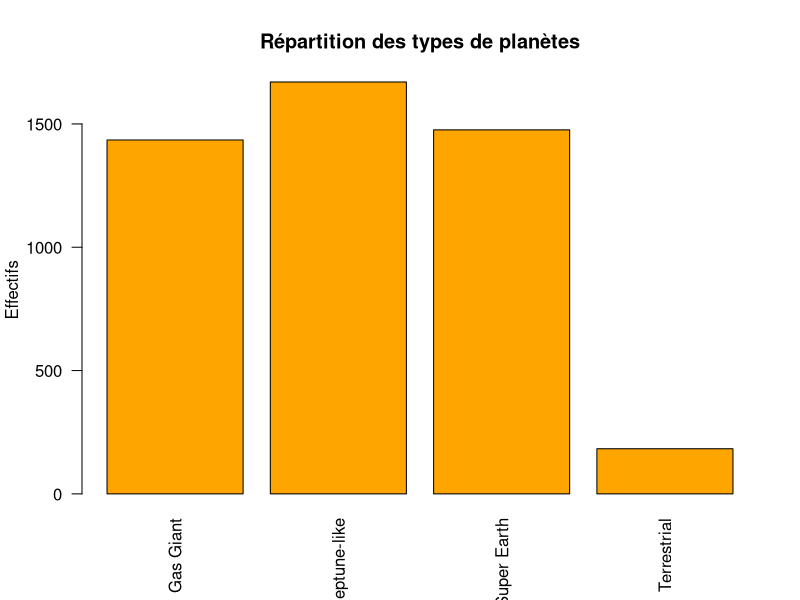
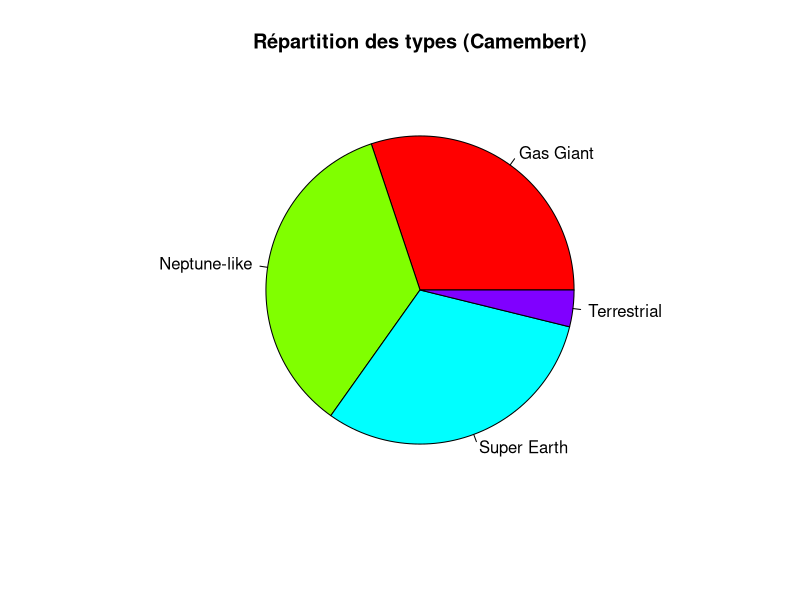
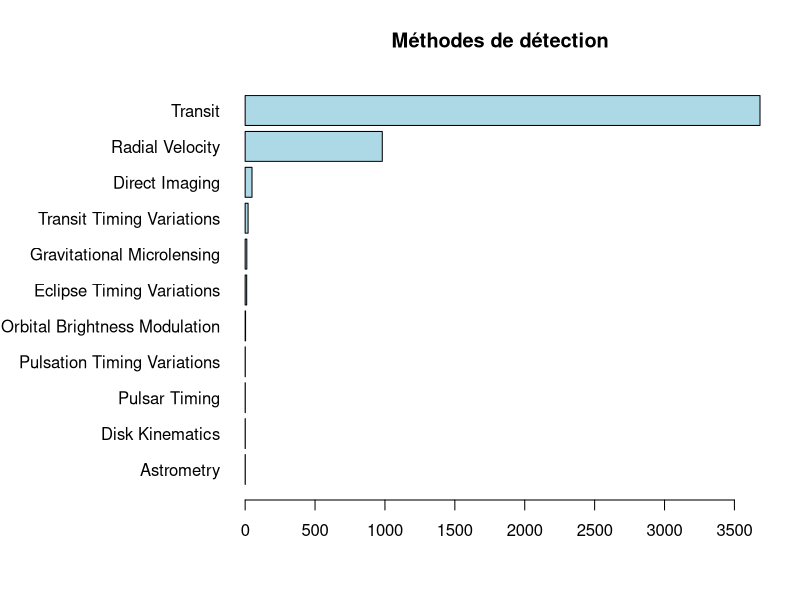
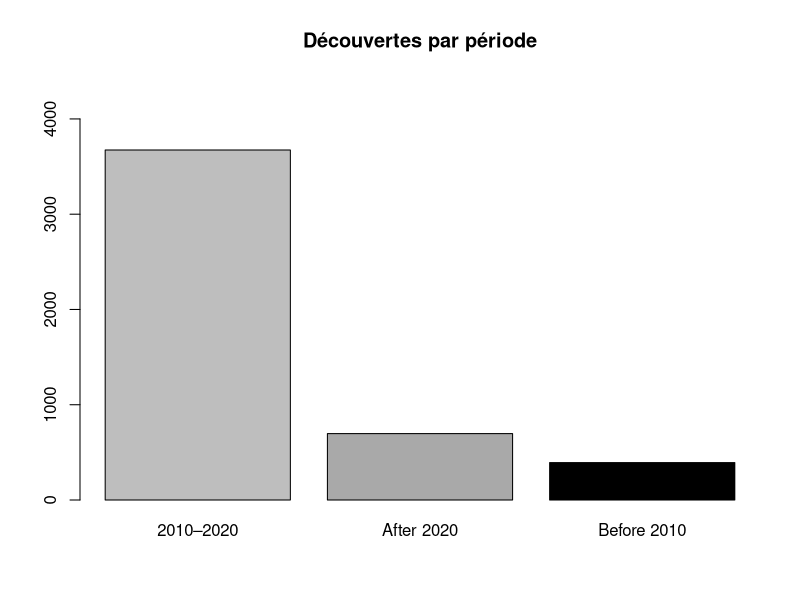
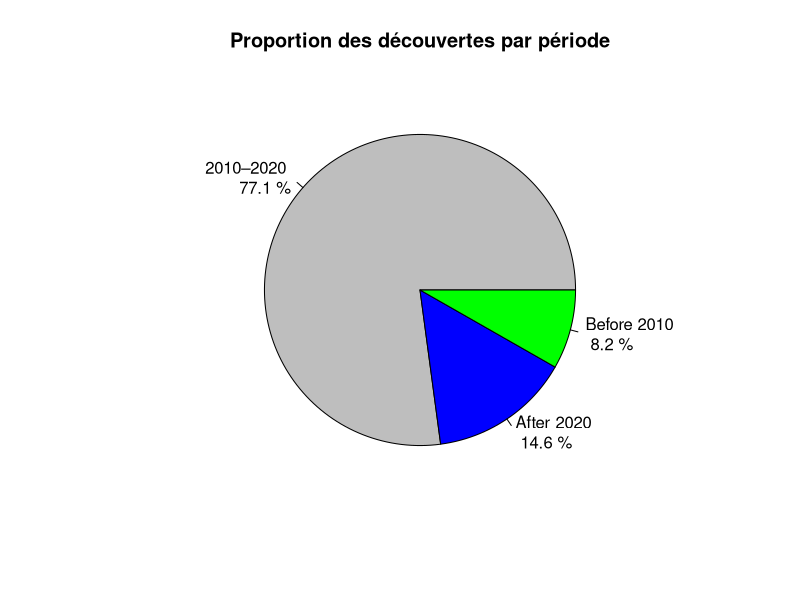

The R script that drew these images, in order:
#### analyse variables quali
tab = read.table("data_planetes.csv", 
                 header = TRUE, 
                 sep = ",", 
                 stringsAsFactors = FALSE 
)
tab


# 1. Tableau des effectifs 
table(tab$planet_type)


# 2. Tableau des fréquences 
(round(prop.table(table(tab$planet_type)), 3)) # Arrondi à 3 décimales pour la lisibilité

# 3. Représentation graphique : Diagramme en bâtons (Barplot)
barplot(table(tab$planet_type), 
        main = "Répartition des types de planètes",
        ylab = "Effectifs",
        col = "orange",
        las = 2) # las=2 pour lire les étiquettes verticales

# 4. Représentation graphique : Diagramme circulaire (Pie chart)
# Commande explicite du cours pour les variables qualitatives
pie(table(tab$planet_type), 
    main = "Répartition des types (Camembert)",
    col = rainbow(length(table(tab$planet_type)))) # Couleurs variées


#-----------------------------------#
# 1. Tableau des effectifs
effectifs_methode <- table(tab$detection_method)
print(sort(effectifs_methode, decreasing = TRUE)) # Tri pour y voir plus clair

# 2. Fréquences
freq_methode <- prop.table(effectifs_methode)
print(round(freq_methode, 4))

# 3. Barplot
# On augmente la marge gauche (mar) car les noms des méthodes sont longs
par(mar=c(5, 12, 4, 2)) 
barplot(sort(effectifs_methode), 
        main = "Méthodes de détection",
        horiz = TRUE, # Barres horizontales pour lire les noms
        col = "lightblue",
        las = 1)

#-------------------------------#
# 1. Tableau des effectifs
effectifs_annee <- table(tab$year_class)
print(effectifs_annee)

# 2. Fréquences
freq_annee <- prop.table(effectifs_annee)
print(round(freq_annee, 2)) # Pourcentage (0.10 = 10%)

# 3. Barplot
par(mar=c(5, 4, 4, 2)) # On remet les marges standard
barplot(effectifs_annee, 
        main = "Découvertes par période",
        col = c("gray", "darkgray", "black"),
        ylim = c(0, max(effectifs_annee)*1.2)) # Un peu d'espace en haut

# 4. Pie chart
# Très adapté ici car il y a peu de catégories (3 classes)
pie(effectifs_annee, 
    main = "Proportion des découvertes par période",
    col = c("gray", "blue", "green"),
    labels = paste(names(effectifs_annee), "\n", round(freq_annee*100, 1), "%"))
